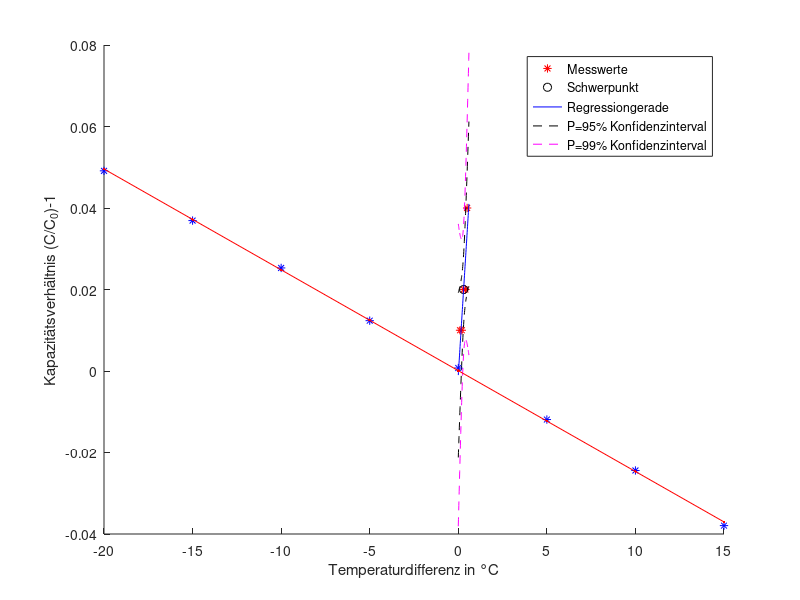

The MATLAB script that drew this image: (Note: this script raises an error after producing the figure.)
%{
Strukturübersicht der Methodenbibliothek:
AbschnittVerfahrenKernformelBesonderheitA1Lineare Regression + KonfidenzbandY ± t·s·√(1/n + (X-x̄)²/((n-1)·sxx))95%- und 99%-Band, cov()A2Empfindlichkeitskoeffizientuac = t·s/(sx·√n)Substitution y = C/C0 - 1, alternative Restvarianz v = (syy - b1·sxy)/(n-2)A3Linearisierung Exponentialfunktionln(uC) = ln(UC0) - t/τ → C = τ/Rlog()-Transformation, Rückrechnung auf physikalische GrößeA4Residuenanalysee = Y - y5 Standardgraphen zur ModellvalidierungA5Lineare Regression (manuell)sxx = Σ(xi-x̄)²/(n-1)Explizite Summenformel statt cov()A6Quadratische RegressionA·[a;b;c] = rhs → A\rhs3×3-Normalgleichungssystem, \-Operator
Querverweise im Code:

A2, A3, A5 verweisen bei Kovarianz/Koeffizienten auf A1 (keine Formeldopplung).
A6 erweitert A5 konzeptionell von Grad 1 auf Grad 2.
A4 ist methodisch unabhängig und auf beliebige Regressionsergebnisse anwendbar.
%}

%% A1: Lineare Regression – Druck vs. Dickenreduktion mit Konfidenzband
% Was:  MKQ-Regression y(x) = b0 + b1*x mit 95%- und 99%-Konfidenzband
% Wie:  Kovarianzmatrix → b1, b0 → Restvarianz → t-Quantile → Bandbreite
% Warum: Quantifizierung des linearen Zusammenhangs Druck↔Dicke
%        inkl. statistischer Unsicherheit der Regressionsgeraden

% Eingangsgrößen:
p = [1:5]*0.1;        % Druck in bar
d = [1 1 2 2 4]*1e-2; % Dicke in m

% Allgemeine Schreibweise
x=p; y=d;

% Kovarianzmatrix berechnen (2x2 Matrix)
% cov(x,y) liefert [sxx sxy; sxy syy] mit Bessel-Korrektur (1/(n-1))
Kovarianzmatrix = cov(x,y)

sxx = Kovarianzmatrix(1,1)
syy = Kovarianzmatrix(2,2)
sxy = Kovarianzmatrix(1,2)

% Steigung b1 und y-Achsenabschnitt b0 berechnen
% b1 = sxy/sxx  →  MKQ-Schätzer der Steigung
% b0 = ȳ - b1·x̄  →  Gerade durch Schwerpunkt (x̄, ȳ)
b1 = sxy / sxx
b0 = mean(y) - b1 * mean(x)

% Regressionsgerade an den Messstellen
Y = b0 + b1 * x

% Restvarianz und Standardabweichung
% s² = 1/(n-2) · Σ(yi - Yi)²  →  erwartungstreue Schätzung, FG = n-2
n  = length(x)
s2 = sum((y - Y).^2) / (n - 2)
s = sqrt(s2);

% t-Quantile für zweiseitige Vertrauensbereiche
% t_{n-2; 1-α/2}  →  Student-t-Verteilung mit n-2 Freiheitsgraden
alpha = 0.05;
p = 1 - alpha/2;
t = tinv(p, n-2);
t95= t

alpha = 0.01;
p = 1 - alpha/2;
t = tinv(p, n-2);
t99= t

% Regressionsgerade für kontinuierliche Darstellung
X = [0:0.01:0.6];
Y = mean(y)+b1*(X-mean(x));

% Konfidenzband: Y ± t · s · sqrt(1/n + (X - x̄)² / ((n-1)·sxx))
% (n-1)·sxx ≡ Σ(xi - x̄)²  →  Summe der Abweichungsquadrate
t = t95;
y_min95 = Y - t * s * sqrt(1/n + (X - mean(x)).^2 / ((n-1)*sxx))
y_max95 = Y + t * s * sqrt(1/n + (X - mean(x)).^2 / ((n-1)*sxx))

t = t99;
y_min99 = Y - t * s * sqrt(1/n + (X - mean(x)).^2 / ((n-1)*sxx))
y_max99 = Y + t * s * sqrt(1/n + (X - mean(x)).^2 / ((n-1)*sxx))

% Ergebnisdarstellung
figure
hold on
h1=plot(x,y,'r*')
h2=plot(mean(x),mean(y),'ko')
h3=plot(X,Y,'b-')
h4=plot(X,y_min95,'k--')
plot(X,y_max95,'k--')
h5=plot(X,y_min99,'m--')
plot(X,y_max99,'m--')
legend([h1,h2,h3,h4,h5],'Messwerte','Schwerpunkt','Regressiongerade','P=95% Konfidenzinterval','P=99% Konfidenzinterval')
xlabel('Druck in bar')
ylabel('Dickenreduktion in m')

%% A2: Empfindlichkeitskoeffizient – Temperatur vs. Kapazität
% Was:  Bestimmung des Temperaturkoeffizienten ac eines Kondensators
% Wie:  Substitution y = C/C0 - 1, x = T - T0 → lineare Regression
%       → ac = b1 (Steigung) mit Unsicherheit uac
% Warum: ac beschreibt die relative Kapazitätsänderung pro Kelvin;
%        Unsicherheit uac quantifiziert die Zuverlässigkeit des Schätzwerts

close all; clear all; clc;

% Eingangsgrößen:
T  = [0:5:35];
C  = [71.34 70.51 69.72 68.84 68.05 67.19 66.34 65.42]*1e-9; % Kapazität in F
C0 = 68e-9;  % Nennkapazität in F
T0 = 20;     % Nenntemperatur in °C

% Substitution für Geradengleichung y = b1*x + b0
x = T - T0;       % Temperaturdifferenz zur Nenntemperatur in °C
y = C / C0 - 1;   % normiertes Kapazitätsverhältnis (dimensionslos)

% Kovarianzmatrix, Varianzen, Kovarianz → vgl. Formeln in A1
Kovarianzmatrix = cov(x, y);
sxx = Kovarianzmatrix(1,1)
syy = Kovarianzmatrix(2,2)
sxy = Kovarianzmatrix(1,2)

% Regressionskoeffizienten → Formeln siehe A1
b1 = sxy / sxx
b0 = mean(y) - b1 * mean(x)

y_reg = b1 * x + b0;

% Empfindlichkeitskoeffizient: ac = b1 = Δ(C/C0 - 1)/ΔT  in 1/°C
ac = b1

plot(x, y,     'b*')
hold on
plot(x, y_reg, 'r.-')
xlabel('Temperaturdifferenz in °C')
ylabel('Kapazitätsverhältnis (C/C_0)-1')

% Restvarianz – alternative Formel: v = (syy - b1·sxy)/(n-2)
% Mathematisch äquivalent zu s² = Σ(yi-Yi)²/(n-2), vermeidet explizite Y-Berechnung
n = length(x);
v = (1/(n-2)) * (syy - b1 * sxy)
s = sqrt(v);

% t-Quantil für α = 0.05
t95 = tinv(1 - 0.05/2, n-2)

% Unsicherheit der Steigung: u_b1 = t · s / (sx · √n)
% sx = std(x) mit Bessel-Korrektur
sx = std(x)
uac = t95 * s / (sx * sqrt(n))

disp(['ac = ', num2str(ac), ' 1/°C ± ', num2str(uac), ' 1/°C; P=95%'])

%% A3: RC-Entladekurve – Linearisierung und Kapazitätsbestimmung
% Was:  Bestimmung der Kapazität C aus einer Entladekurve uC(t)
% Wie:  Modell: uC(t) = UC0 · exp(-t/Tau)
%       Linearisierung: ln(uC) = ln(UC0) - t/Tau  →  y = b0 + b1·x
%       mit b1 = -1/Tau, b0 = ln(UC0)  →  Tau = -1/b1  →  C = Tau/R
% Warum: Exponentielles Modell wird durch ln-Transformation auf
%        lineares Modell zurückgeführt → MKQ-Regression anwendbar

close all; clear all; clc;

% Eingangsgrößen:
t  = [0 0.199 1.01]*1e-6  % Zeit in s
uC = [9.93 8.2 3.5]       % Kondensatorspannung in V
R  = 1e3                   % Widerstand in Ohm

% Linearisierung: ln(uC) = ln(UC0) - t/Tau
x = t
y = log(uC)    % Natürlicher Logarithmus

% Kovarianzmatrix → Formeln siehe A1
Kovarianzmatrix = cov(x, y)

sxx = Kovarianzmatrix(1,1)
syy = Kovarianzmatrix(2,2)
sxy = Kovarianzmatrix(1,2)

% Regressionskoeffizienten → Formeln siehe A1
b1 = sxy / sxx
b0 = mean(y) - b1 * mean(x)

% Rückrechnung auf physikalische Größen
% b1 = -1/Tau  →  Tau = -1/b1  (Zeitkonstante in s)
Tau = -1 / b1
% C = Tau/R  →  aus Tau = R·C
C = Tau / R

%% A4: Graphische Residuenanalyse
% Was:  Visuelle Überprüfung der Modellannahmen anhand von 5 Standardgraphen
% Wie:  Residuen e = Y - y berechnen und in verschiedenen Darstellungen prüfen
% Warum: Prüfung auf Normalverteilung, Linearität, Homoskedastizität,
%        Unabhängigkeit – Voraussetzungen der MKQ-Regression
%
%  Graph 1: Histogramm          → Normalverteilung der Residuen?
%  Graph 2: Y vs. y             → Punkte auf Winkelhalbierender?
%  Graph 3: e vs. x             → Zufällige Streuung um Null?
%  Graph 4: e vs. Versuchsnr.   → Kein Trend über die Zeit?
%  Graph 5: e vs. Y             → Keine Trichterform (Heteroskedastizität)?

close all; clear all; clc;

load('Residuen.mat')
whos

Y = b1*x+b0  % Regressionsgerade (b0, b1 aus Datei)

e = Y - y  % Residuen

n = length(x)

% Histogramm der Residuen
figure
h = histogram(e,10);
title('1) Histogramm der Residuen')
xlabel('Residuen e')
ylabel('Häufigkeit')

% Berechnete vs. beobachtete Werte
figure;
plot(y,Y,'bo');
hold on;
plot([min(Y) max(Y)], [min(Y) max(Y)], 'r-');
title('2) Berechnete vs. beobachtete Werte');
xlabel('Berechnete Werte Y');
ylabel('Beobachtete Werte y');

% Residuen vs. Einflussgröße x
figure;
plot(x, e, 'bo');
hold on;
plot([min(x) max(x)], [0 0], 'r--');
title('3) Residuen vs. Einflussgröße x');
xlabel('Einflussgröße x');
ylabel('Residuen e');

% Residuen vs. Versuchsnummer
figure;
plot(1:n, e, 'bo');
hold on;
plot([1 n], [0 0], 'r--');
title('4) Residuen vs. Versuchsnummer');
xlabel('Versuchsnummer');
ylabel('Residuen e');

% Residuen vs. berechnete Zielgröße
figure;
plot(Y, e, 'bo');
hold on;
plot([min(Y) max(Y)], [0 0], 'r--');
title('5) Residuen vs. berechnete Zielgröße Y');
xlabel('Berechnete Zielgröße Y');
ylabel('Residuen e');

disp('Fazit: Die graphische Beurteilung der Residuen dient der Überprüfung der Modellannahmen (Normalverteilung, Linearität, Homoskedastizität und Unabhängigkeit).');

%% A5: Lineare Regression aus Messdatei (manuelle Varianzberechnung)
% Was:  Lineare Regression U → Distanz mit manueller Berechnung der Varianzen
% Wie:  sxx, syy, sxy explizit über Summenformeln statt cov()-Funktion
%       sxx = 1/(n-1) · Σ(xi - x̄)²  →  identisch zu cov(x,x)
% Warum: Verdeutlicht die Äquivalenz zwischen cov()-Aufruf (A1–A3)
%        und der expliziten Summenformel

close all; clear all; clc;

load('Daten_2_1.mat')

x = U_in_V;
y = Distanz_in_cm;

figure
hold on
plot(x, y, 'r.')

n = length(x);

% Varianz/Kovarianz manuell (Bessel-Korrektur, 1/(n-1))
sxx = sum((x - mean(x)).^2) / (n - 1)
syy = sum((y - mean(y)).^2) / (n - 1)
sxy = sum((x - mean(x)) .* (y - mean(y))) / (n - 1)

% Regressionskoeffizienten → Formeln siehe A1
b1 = sxy / sxx
b0 = mean(y) - b1 * mean(x)

Y = b1*x+b0;
plot(x, Y, 'b-', 'LineWidth', 3)
xlabel('U in V')
ylabel('Distanz in cm')
legend('Messwerte', 'Regressionsgerade')

%% A6: Quadratische (polynomische) Regression
% Was:  Regression 2. Grades: y = a·x² + b·x + c
% Wie:  Normalgleichungssystem (3×3) aus MKQ-Bedingung ∂S/∂a = ∂S/∂b = ∂S/∂c = 0
%       mit S = Σ(yi - a·xi² - b·xi - c)²
%
%       Matrixform:  [Σx⁴  Σx³  Σx²] [a]   [Σyi·xi²]
%                    [Σx³  Σx²  Σx ] [b] = [Σyi·xi  ]
%                    [Σx²  Σx   n  ] [c]   [Σyi     ]
%
%       Lösung per \-Operator (Gauß-Elimination)
% Warum: Nichtlinearer Zusammenhang U↔Distanz erfordert höheren Polynomgrad;
%        quadratisches Modell als nächste Stufe nach linearer Regression (A5)

close all; clear all; clc;

load('Daten_2_2.mat')
x = U_in_V;
y = Distanz_in_cm;
n = length(x);

% Hilfssummen für das Normalgleichungssystem
xy  = sum(x .* y);
x2  = sum(x.^2);
x3  = sum(x.^3);
x4  = sum(x.^4);
yx2 = sum(y .* x.^2);

% Normalgleichungssystem aufstellen und lösen
A   = [x4,    x3,   x2;   ...
    x3,    x2,   sum(x);  ...
    x2,    sum(x), n];
rhs = [yx2; xy; sum(y)];

koeff = A \ rhs;  % Lösung per \-Operator
a = koeff(1)      % quadratischer Koeffizient
b = koeff(2)      % linearer Koeffizient
c = koeff(3)      % Achsenabschnitt

% Polynom für kontinuierliche Darstellung
X = [min(x):0.1:max(x)];
Y = a.*X.^2+b.*X+c;

h=figure;
axis equal
plot(x, y, 'r.')
hold on
plot(X, Y, 'b-')
ylabel('Distanz in cm')
xlabel('U in V')
legend('Messwerte', 'Quadratische (polynomische) Regression', 'Location', 'SE');

%% ========================================================================
% METHODENBIBLIOTHEK – SIGNALVERARBEITENDE SYSTEME (Teil 2: A7–A12)
% ========================================================================
% Fortsetzung der Methodenbibliothek A1–A6.
% Bereits eingeführte Konzepte (Mittelwert, Varianz, Bessel-Korrektur,
% Lineare Regression, Designmatrix) werden nicht erneut erklärt;
% Verweise auf Teil 1 sind mit "→ vgl. A1–A6" gekennzeichnet.
%
% Übersicht der Aufgaben und Verfahren:
% ---------------------------------------------------------------------
% A7  – Gebrochen rationale Regression  (y = b1/x + b0)
%        Substitution x2 = 1/x, dann lineare Regression → vgl. A1–A6
% A8  – Exponentielle Regression        (y = d·exp(k·x))
%        Linearisierung y_lin = ln(y), dann lineare Regression
%        Rücksubstitution: k = b1, d = exp(b0)
% A9  – Korrelationskoeffizient          (3 Berechnungswege)
%        Händisch, cov()-Matrix, corrcoef(); Regressionsgerade
% A10 – Polynomregression 2. Ordnung    (y = p1·x² + p2·x + p3)
%        Designmatrix A = [x², x, 1]; Lösung via Backslash-Operator
% A11 – Sensorkennlinie: Zwei Regressionsansätze
%        Ansatz 1: L = p1/(U+q1)  → Linearisierung 1/L = f(U)
%        Ansatz 2: L = b1·(1/U)+b0 → Linearisierung L = f(1/U)
%        Vergleich über Bestimmtheitsmaß R²
% A12 – Polynomregression auf Bilddaten (Fahrspur)
%        Polynomregression 2. Ordnung (→ vgl. A10) als lokale Funktion
%        Zwei Datensätze: alle 15 MW vs. erste 10 MW; R²-Vergleich
%
% Zentrale Formeln (Kurzreferenz):
% ---------------------------------------------------------------------
% Empirische Varianz (Bessel):  sxx = sum((x-x̄)²)/(n-1)       → vgl. A1–A6
% Empirische Kovarianz:         sxy = sum((x-x̄)(y-ȳ))/(n-1)   → vgl. A1–A6
% Steigung:                     b1 = sxy / sxx                  → vgl. A1–A6
% Y-Achsenabschnitt:            b0 = ȳ - b1·x̄                  → vgl. A1–A6
% Bestimmtheitsmaß:             R² = sxy² / (sxx·syy)
% Korrelationskoeffizient:      r  = sxy / sqrt(sxx·syy)
%   (es gilt: R² = r²)
% Exponentialreg. Rücksub.:     k = b1,  d = exp(b0)
% Polynomreg. (Normalengl.):   p = (A'A)^(-1) · A'y
% Alternativ (MATLAB):         p = A \ y
% ========================================================================

%% A7: Gebrochen rationale Regression (y = b1/x + b0)
% Was:   Regression eines hyperbolischen Zusammenhangs L = f(U)
% Wie:   Substitution x2 = 1/x wandelt das Modell in eine lineare Form
%        y = b1·x2 + b0 um; danach lineare Regression → vgl. A1–A6
% Warum: Sensorkennlinien (z. B. IR-Abstandssensoren) zeigen häufig
%        einen 1/x-Zusammenhang zwischen Spannung und Distanz.

close all; clear all; clc;

load('Kalibrierdaten.mat')
x = U3
y = L0;

% Substitution: Modell y = b1·(1/x) + b0  →  ersetze 1/x durch x2
x2 = 1 ./ x

% Lineare Regression auf die substituierten Daten (→ Formeln vgl. A1–A6)
n = length(x2);

sxx = sum((x2 - mean(x2)).^2) / (n - 1)
syy = sum((y - mean(y)).^2) / (n - 1)
sxy = sum((x2 - mean(x2)) .* (y - mean(y))) / (n - 1)

b1 = sxy / sxx
b0 = mean(y) - b1 * mean(x2)

X = [0.1:0.1:3.5]
% Rücksubstitution in das Originalmodell: Y = b1·(1/X) + b0
Y = b1*1./X+b0;

% R² = sxy² / (sxx·syy)
R2 = sxy^2 / (sxx * syy)

h=figure;
hold on
plot(x,y,'r.')
xlabel('U in V')
ylabel('Distanz in cm')
plot(X,Y,'b-')

%% A8: Exponentielle Regression (y = d·exp(k·x))
% Was:   Regression eines exponentiellen Zusammenhangs
% Wie:   Linearisierung durch natürlichen Logarithmus:
%          ln(y) = ln(d) + k·x  →  y_lin = b0 + b1·x
%        Nach linearer Regression Rücksubstitution:
%          k = b1  (Wachstums-/Zerfallsrate)
%          d = exp(b0)  (Vorfaktor / Anfangswert)
% Warum: Exponentielle Zusammenhänge treten bei Zerfallsprozessen,
%        Wachstumsmodellen und RC-Gliedern auf. Die Linearisierung
%        ermöglicht die Nutzung der bekannten Regressionsformeln.

close all; clear all; clc;

x = [0:0.1:10];
[y,~] = SimMessdaten(x);

% Linearisierung: y_lin = ln(y)
y_lin = log(y);

n = length(x);

% Regression auf linearisierte Daten (→ Formeln vgl. A1–A6)
sxx = sum((x - mean(x)).^2) / (n - 1);
syy = sum((y_lin - mean(y_lin)).^2) / (n - 1);
sxy = sum((x - mean(x)) .* (y_lin - mean(y_lin))) / (n - 1);

% Steigung und Achsenabschnitt der linearisierten Geraden
b1 = sxy / sxx
b0 = mean(y_lin) - b1 * mean(x)

% Rücksubstitution in das Exponentialmodell y = d·exp(k·x)
% k = b1 (Steigung der linearisierten Geraden = Exponent)
k = b1
% d = exp(b0) (Exponentialfunktion des Achsenabschnitts = Vorfaktor)
d = exp(b0)

Y = d*exp(k*x);

% Korrelationskoeffizient: r = sxy / sqrt(sxx·syy)
r = sxy / sqrt(sxx * syy)
% Bestimmtheitsmaß: r² = r²  (bezogen auf die linearisierten Daten)
r2 = r^2

h=figure;
axis equal
h1 = plot(x,y,'r.');
hold on
h2 = plot(x,Y,'b-');
ylabel('y')
xlabel('x')
legend([h1, h2], 'Messwerte','Regression');

%% A9: Korrelationskoeffizient – drei Berechnungswege
% Was:   Bestimmung des linearen Zusammenhangs zweier Größen X, Y
% Wie:   Drei äquivalente Wege zur Berechnung von r:
%        Händisch:    r = Σ(X-X̄)(Y-Ȳ) / √[Σ(X-X̄)²·Σ(Y-Ȳ)²]
%        cov()-Matrix: r = C(1,2) / √(C(1,1)·C(2,2))
%        corrcoef():   r = R(1,2)
% Warum: Der Korrelationskoeffizient r ∈ [-1,1] quantifiziert die Stärke
%        und Richtung des linearen Zusammenhangs. |r| > 0.8 rechtfertigt
%        eine lineare Regression.
%
% Zusammenhang cov() und Varianz/Kovarianz:
%   cov(X,Y) liefert die 2×2-Matrix  [var(X)   cov(X,Y)]
%                                      [cov(Y,X)  var(Y) ]
%   Dabei gilt: var(X) = sxx,  cov(X,Y) = sxy  (jeweils Bessel-korrigiert)

close all; clear all; clc;

load('Korrelation_a.mat')

% Weg 1: Händische Berechnung (ohne Bessel-Korrektur, da sich n-1 kürzt)
% r = Σ(Xi-X̄)(Yi-Ȳ) / √[Σ(Xi-X̄)² · Σ(Yi-Ȳ)²]
r1 = sum((X - mean(X)) .* (Y - mean(Y))) / sqrt(sum((X - mean(X)).^2) * sum((Y - mean(Y)).^2));

% Weg 2: Über die Kovarianzmatrix cov(X,Y)
% r = C(1,2) / √(C(1,1)·C(2,2))  ≡  sxy / √(sxx·syy)
C = cov(X, Y);
r2 = C(1,2) / sqrt(C(1,1) * C(2,2));

% Weg 3: Direkt über corrcoef()
R = corrcoef(X, Y);
r3 = R(1,2);

% Regressionsgerade (→ Formeln vgl. A1–A6)
% Voraussetzung: |r| > 0.8 → linearer Zusammenhang gerechtfertigt
b1 = C(1,2) / C(1,1);
b0 = mean(Y) - b1 * mean(X);

X_reg = [min(X):0.1:max(X)];
Y_reg = b1 * X_reg + b0;

figure;
hold on;
h1 = plot(X, Y, 'r.');
h2 = plot(X_reg, Y_reg, 'b-');
title(['r = ', num2str(r1, '%.5f')]);
xlabel('X');
ylabel('Y');
legend([h1, h2], 'Messwerte', 'Regressionsgerade');

%% A10: Polynomregression 2. Ordnung (y = p1·x² + p2·x + p3)
% Was:   Anpassung eines Polynoms 2. Ordnung an verrauschte Messdaten
% Wie:   Aufstellen der Designmatrix A = [x², x, 1] (n×3)
%        Lösung des überbestimmten Gleichungssystems A·p = y
%        über die Methode der kleinsten Quadrate:
%          p = (A'A)^(-1)·A'y   (Normalengleichung)
%          p = A \ y            (MATLAB Backslash-Operator, numerisch stabiler)
% Warum: Nichtlineare Zusammenhänge (z. B. parabelförmige Kennlinien)
%        erfordern Polynome höherer Ordnung. Die Designmatrix-Methode
%        ist auf beliebige Ordnungen erweiterbar.

close all; clear all; clc;

x = [0:0.1:10];
y = 2*x.^2-x+10;             % Deterministischer Anteil
y = y'+2*randn(length(x),1); % Messwert = Signal + Rauschen

% Designmatrix A für Polynom 2. Ordnung: A·p = y
% A = [x², x, 1],  p = [p1; p2; p3]
A = [(x').^2, x', ones(length(x), 1)];

% Lösung via Backslash (≡ Normalengleichung, aber numerisch stabiler)
p = (A \ y)'

% Regressionskurve: Y = p(1)·x² + p(2)·x + p(3)
Y = p(1)*x.^2+p(2)*x+p(3);

h = figure;
h1 = plot(x,y,'r.');
hold on
h2 = plot(x,Y,'b-');
xlabel('x');
ylabel('y');
legend([h1, h2], 'Messwerte','Regression');

%% A11: Sensorkennlinie – Zwei gebrochen rationale Regressionsansätze
% Was:   Approximation der Kennlinie L = f(U) eines Abstandssensors
%        mit zwei verschiedenen gebrochen rationalen Modellen
% Wie:   Ansatz 1: L = p1/(U + q1)
%          Linearisierung: 1/L = (1/p1)·U + q1/p1  →  y = b1·x + b0
%          Rücksubstitution: p1 = 1/b1,  q1 = b0/b1
%        Ansatz 2: L = b1·(1/U) + b0
%          Linearisierung: L = b1·(1/U) + b0  →  direkte Substitution (→ vgl. A7)
% Warum: Verschiedene Linearisierungen desselben physikalischen Zusammenhangs
%        führen zu unterschiedlichen Gewichtungen der Messwerte.
%        Vergleich über R² zeigt, welcher Ansatz besser geeignet ist.

close all; clear all; clc;

load('Kennlinie.mat');

disp('----------------------')
disp('Ansatz 1')

% Ansatz 1: L = p1/(U + q1)  →  1/L = (1/p1)·U + (q1/p1)
x_lin1 = U;
y_lin1 = 1 ./ L;

n1 = length(x_lin1);
% Regression auf linearisierte Daten (→ Formeln vgl. A1–A6)
sxx = sum((x_lin1 - mean(x_lin1)).^2) / (n1 - 1)
syy = sum((y_lin1 - mean(y_lin1)).^2) / (n1 - 1)
sxy = sum((x_lin1 - mean(x_lin1)) .* (y_lin1 - mean(y_lin1))) / (n1 - 1)

b1 = sxy / sxx
b0 = mean(y_lin1) - b1 * mean(x_lin1)

X = [0.2:0.1:4];

% Rücksubstitution: p1 = 1/b1,  q1 = b0/b1
p1 = 1 / b1
q1 = b0 / b1

% Originalmodell: Y = p1 / (X + q1)
Y1 = p1 ./ (X + q1);

% R² der Linearisierung
R2_Ansatz1 = sxy^2 / (sxx * syy)

figure('Name', 'Sensorkennlinie Regression', 'Position', [100, 100, 800, 800]);

subplot(2,2,1);
plot(x_lin1, y_lin1, 'b.'); hold on;
plot(X, b1 * X + b0, 'b-');
title('Ansatz 1');
xlabel('Messspannung U in V');
ylabel('1/L in 1/cm');
legend('Messwerte', 'Regression');

subplot(2,2,2);
plot(U, L, 'b.'); hold on;
plot(X, Y1, 'b-');
title(['R^2 = ', num2str(R2_Ansatz1, '%.5f')]);
xlabel('Messspannung U in V');
ylabel('Distanz L in cm');
legend('Messwerte', 'Regression');


disp('----------------------')
disp('Ansatz 2')

% Ansatz 2: L = b1·(1/U) + b0  →  Substitution x2 = 1/U (→ vgl. A7)
x_lin2 = 1 ./ U;
y_lin2 = L;

n2 = length(x_lin2);
sxx = sum((x_lin2 - mean(x_lin2)).^2) / (n2 - 1)
syy = sum((y_lin2 - mean(y_lin2)).^2) / (n2 - 1)
sxy = sum((x_lin2 - mean(x_lin2)) .* (y_lin2 - mean(y_lin2))) / (n2 - 1)

b1 = sxy / sxx
b0 = mean(y_lin2) - b1 * mean(x_lin2)

X = [0.2:0.1:4];
Y2 = b1*1./X+b0;

R2_Ansatz2 = sxy^2 / (sxx * syy)

subplot(2,2,3);
plot(x_lin2, y_lin2, 'b.'); hold on;
X_lin_plot = linspace(min(x_lin2), max(x_lin2), 100);
plot(X_lin_plot, b1 * X_lin_plot + b0, 'b-');
title('Ansatz 2');
xlabel('1/U in 1/V');
ylabel('L in cm');
legend('Messwerte', 'Regression');

subplot(2,2,4);
plot(U, L, 'b.'); hold on;
plot(X, Y2, 'b-');
title(['R^2 = ', num2str(R2_Ansatz2, '%.5f')]);
xlabel('Messspannung U in V');
ylabel('Distanz L in cm');
legend('Messwerte', 'Regression');

% Fazit: Ansatz 2 liefert ein höheres R² und approximiert die
% Sensorkennlinie besser als Ansatz 1.
disp('Fazit: Ansatz 2 liefert ein höheres Bestimmtheitsmaß R^2 und approximiert die Sensorkennlinie besser als Ansatz 1.');

%% A12: Polynomregression auf Bilddaten (Fahrspur)
% Was:   Erkennung einer Fahrspur durch Polynomregression 2. Ordnung
%        auf Pixelkoordinaten; Vergleich Gesamtdatensatz vs. Teilmenge
% Wie:   Lokale Funktion PolynomRegression(x,y) implementiert die
%        Normalengleichung p = (A'A)^(-1)·A'y  (→ vgl. A10)
%        Bestimmtheitsmaß hier über Residuenform:
%          R² = 1 - SS_res/SS_tot
%          SS_res = Σ(yi - ŷi)²   (Residuenquadratsumme)
%          SS_tot = Σ(yi - ȳ)²    (Gesamtquadratsumme)
%        Diese Form ist äquivalent zu R² = sxy²/(sxx·syy) bei linearer
%        Regression, eignet sich aber auch für nichtlineare Modelle.
% Warum: Fahrspurerkennung ist ein Anwendungsbeispiel der Polynomregression
%        in der Bildverarbeitung. Der Vergleich zeigt, wie die Wahl des
%        Datenbereichs das Regressionsergebnis beeinflusst.

close all; clear all; clc;

load('Messdaten_px.mat');
img = imread('Fahrspur.jpg');

figure
imshow(img)

% Messwerte in das Kamerabild einzeichnen
hold on
plot(x, y, 'g.', 'MarkerSize', 12)

% Ansatz 1: Alle 15 Messwerte (→ Polynomregression vgl. A10)
p1 = PolynomRegression(x, y);

xFit = linspace(min(x), max(x), 500);
yFit1 = p1(1).*xFit.^2 + p1(2).*xFit + p1(3);
plot(xFit, yFit1, 'b-', 'LineWidth', 2)
legend('Messwerte', 'Regression')

% R² über Residuenform: R² = 1 - SS_res/SS_tot
yHat1  = p1(1).*x.^2 + p1(2).*x + p1(3);
R2_Ansatz1 = 1 - sum((y - yHat1).^2) / sum((y - mean(y)).^2)

% Ansatz 1: R²≈0.99 → sehr gute Anpassung an den gesamten Kurvenverlauf.

% Ansatz 2: Erste 10 Messwerte
p2 = PolynomRegression(x(1:10), y(1:10));

figure
imshow(img)
hold on
plot(x(1:10), y(1:10), 'g.', 'MarkerSize', 12)
xFit2 = linspace(min(x(1:10)), max(x(1:10)), 500);
yFit2 = p2(1).*xFit2.^2 + p2(2).*xFit2 + p2(3);
plot(xFit2, yFit2, 'b-', 'LineWidth', 2)
legend('Messwerte', 'Regression')

yHat2  = p2(1).*x(1:10).^2 + p2(2).*x(1:10) + p2(3);
R2_Ansatz2 = 1 - sum((y(1:10) - yHat2).^2) / sum((y(1:10) - mean(y(1:10))).^2)

% Ansatz 2: R² tendenziell höher, da kürzerer, gleichmäßigerer Abschnitt.
% Extrapolation auf den Gesamtbereich jedoch unzuverlässig.

%% Lokale Funktionen
% Polynomregression 2. Ordnung via Normalengleichung (→ vgl. A10)
% Eingabe: x, y (Messwerte)
% Ausgabe: p = [p1; p2; p3] mit y = p1·x² + p2·x + p3
% Formel:  p = (A'A)^(-1) · A'y,   A = [x², x, 1]
function p = PolynomRegression(x, y)
x  = x(:);
y  = y(:);
A  = [x.^2, x, ones(length(x), 1)];
p  = inv(A' * A) * (A' * y);
end
